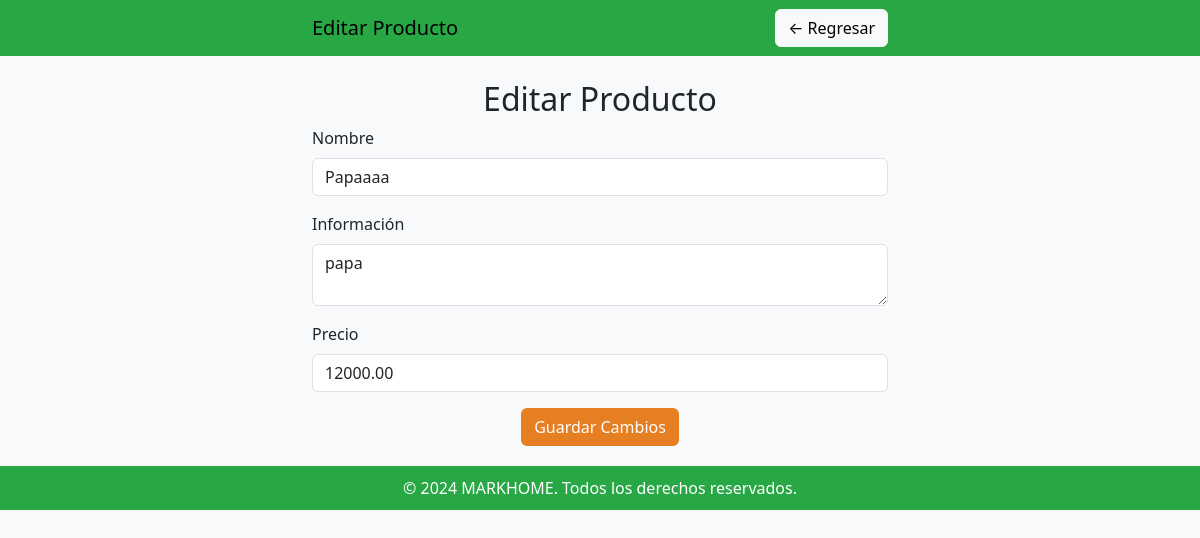
Page /editar_producto.php?id=4 on the committed database.
### tables this page shows
CREATE TABLE `catalogo` (
  `id_catalogo` int(11) NOT NULL,
  `nom_producto` varchar(20) NOT NULL,
  `inf_producto` varchar(50) NOT NULL,
  `precio` decimal(10,2) NOT NULL,
  `imagen` varchar(255) NOT NULL
);

### editar_producto.php (the view, shortened to what this page needs)
<?php
include 'C:\xampp\htdocs\Markhome23\CRUD\modelo\conexion.php';
$id = $_GET['id'];
$query = "SELECT * FROM catalogo WHERE id_catalogo = ?";
$stmt = $conn->prepare($query);
$stmt->bind_param("i", $id);
$stmt->execute();
$resultado = $stmt->get_result();
$producto = $resultado->fetch_assoc();
?>
<!DOCTYPE html>
<html lang="es">
<head>
    <link rel="stylesheet" href="https://cdn.jsdelivr.net/npm/bootstrap@5.3.0/dist/css/bootstrap.min.css">
</head>
<body>
    <nav class="navbar navbar-expand-lg">
        <div class="container">
            <a class="navbar-brand" href="#">Editar Producto</a>
            <a href="crud_productos.php" class="btn btn-light">← Regresar</a>
        </div>
    </nav>
    <div class="container mt-4">
        <h2 class="text-center">Editar Producto</h2>
        <form action="procesar_editar.php" method="POST">
            <div class="mb-3">
                <label for="nombre" class="form-label">Nombre</label>
                <input type="text" class="form-control" id="nombre" name="nombre" value="<?php echo $producto['nom_producto']; ?>" required>
            </div>
            <div class="mb-3">
                <label for="descripcion" class="form-label">Información</label>
                <textarea class="form-control" id="descripcion" name="descripcion" required><?php echo $producto['inf_producto']; ?></textarea>
            </div>
            <div class="mb-3">
                <label for="precio" class="form-label">Precio</label>
                <input type="number" step="0.01" class="form-control" id="precio" name="precio" value="<?php echo $producto['precio']; ?>" required>
            </div>
            <div class="text-center">
                <button type="submit" class="btn btn-orange">Guardar Cambios</button>
            </div>
        </form>
    </div>
    <footer class="footer">
        © 2024 MARKHOME. Todos los derechos reservados.
    </footer>
</body>
</html>

### editar_producto.php (style rules this page uses)
body { background-color: #f8f9fa; }
.navbar { background-color: #28a745; }
.navbar-brand, .navbar a { color: oranje !important; }
.container { max-width: 600px; }
.btn-orange { background-color: #e67e22; color: white; }
.footer { background-color: #28a745; color: white; text-align: center; padding: 10px 0; margin-top: 20px; }

### rows in the picture
catalogo: nombre "Papaaaa", descripcion "papa", precio "12000.00"
